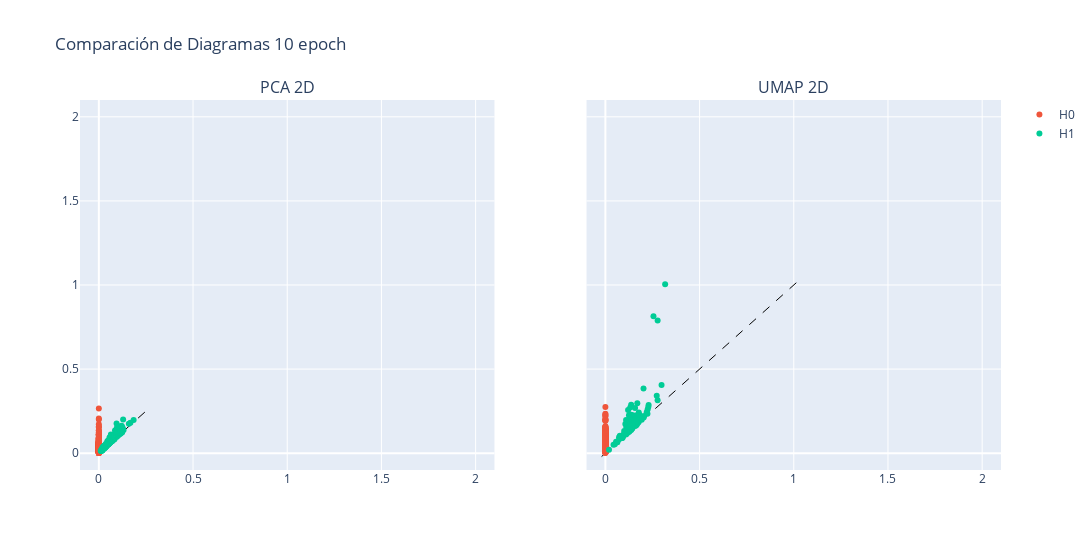

Notebook cell for this chart:
### Code cell
# Crear una figura con dos subplots, asegurando que el aspecto de la cuadrícula sea cuadrado
fig = make_subplots(rows=1, cols=2, subplot_titles=["PCA 2D", "UMAP 2D"], 
                    shared_yaxes=True, shared_xaxes=True)

# Definir un mapeo de colores para cada dimensión (cambia los colores como desees)
dimension_colors = {
    'H0': '#EF553B',
    'H1': '#00CC96'
}

# Generar el primer gráfico
fig1 = plot_diagram(diagrams_pca2d[0])
for trace in fig1['data']:
    # Asignar un color basado en la etiqueta del 'trace'
    trace_name = trace.name
    if trace_name in dimension_colors:
        trace.marker.color = dimension_colors[trace_name]
    fig.add_trace(trace, row=1, col=1)

# Generar el segundo gráfico con los mismos colores
fig2 = plot_diagram(diagrams_umap2d[0])
for trace in fig2['data']:
    trace_name = trace.name
    if trace_name in dimension_colors:
        trace.marker.color = dimension_colors[trace_name]
    trace.showlegend = False  # Desactivar la leyenda para el segundo gráfico
    fig.add_trace(trace, row=1, col=2)

# Ajustar el tamaño de la figura para mantener el aspecto 1:1
fig.update_layout(
    width=1100, 
    height=550,
    title_text=f"Comparación de Diagramas {num_epochs} epoch",
    showlegend=True
)

fig.update_xaxes(
    range=[-0.1,2.1],
)

fig.update_yaxes(
    range=[-0.1,2.1],
)

# Mostrar el gráfico
fig.show()
